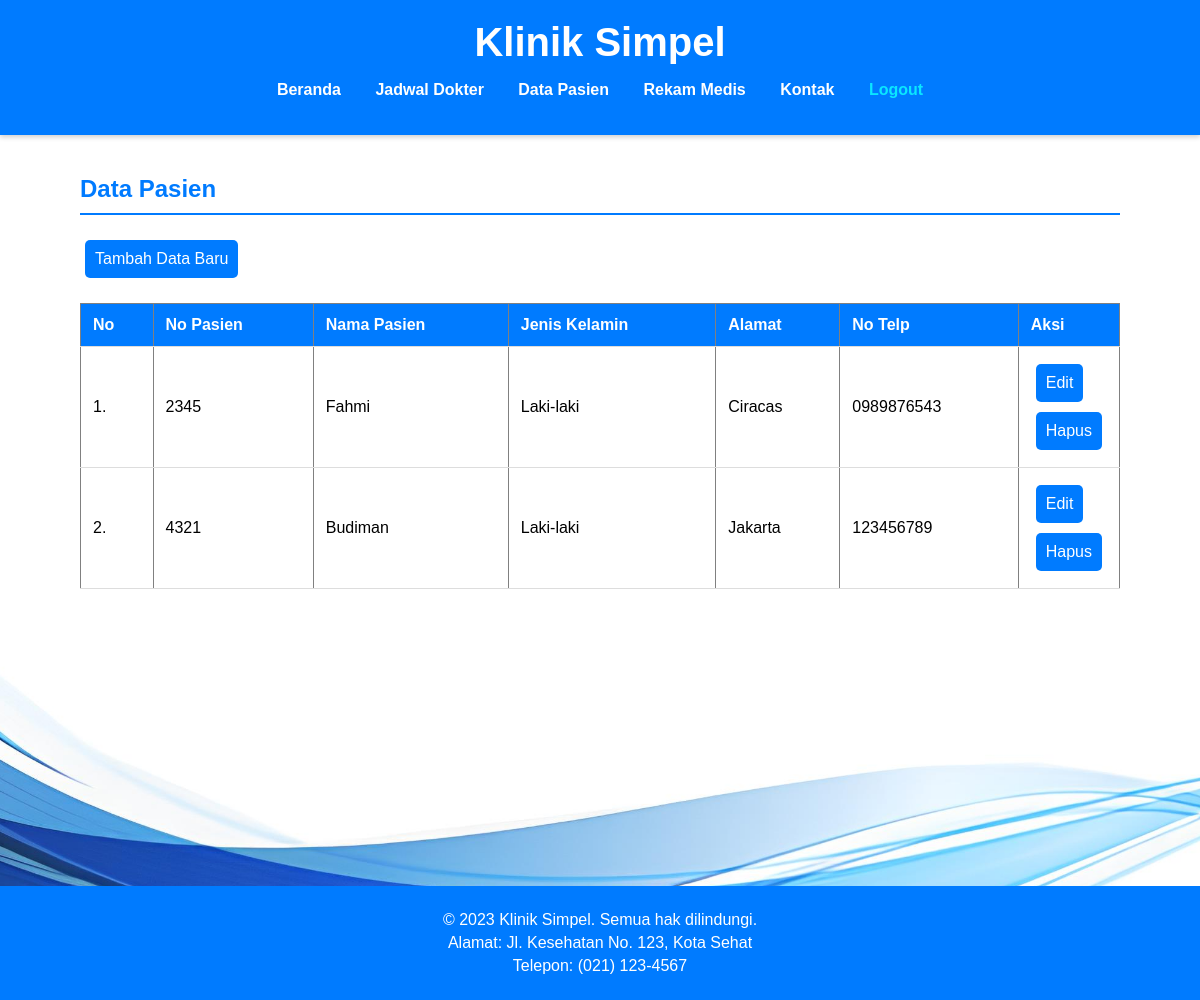
The app's page /pasien.php with its own data.
### tables this page shows
CREATE TABLE `pasien` (
  `no_pasien` varchar(20) NOT NULL,
  `nama_pasien` varchar(20) NOT NULL,
  `jk` varchar(20) NOT NULL,
  `alamat` varchar(20) NOT NULL,
  `no_telp` varchar(20) NOT NULL
);

### pasien.php (the view, shortened to what this page needs)
<!DOCTYPE html>
<html lang="id">
<head>
    <link rel="stylesheet" href="css/styles.css">
</head>
<body>
    <header>
        <div class="container">
            <h1>Klinik Simpel</h1>
            <nav>
                <ul>
                    <li><a href="Beranda.php">Beranda</a></li>
                    <li><a href="jadwal.php">Jadwal Dokter</a></li>
                    <li><a href="pasien.php">Data Pasien</a></li>
                    <li><a href="rmedis.php">Rekam Medis</a></li>
                    <li><a href="kontak.php">Kontak</a></li>
                    <li><a style="text-decoration:none;color: #0ae7ff;font-weight: bold;" href="logout.php" class="logout">Logout</a></li>
                </ul>
            </nav>
        </div>
    </header>
    <main class="container">
        <h2>Data Pasien</h2>
        <div style="overflow: auto;">
            <a href="form_tambah.php" class="button">Tambah Data Baru </a>
            <table border="1" class="table">
                <thead>
                    <tr>
                        <th>No</th>
                        <th>No Pasien</th>
                        <th>Nama Pasien</th>
                        <th>Jenis Kelamin</th>
                        <th>Alamat</th>
                        <th>No Telp</th>
                        <th>Aksi</th>
                    </tr>
                    <?php
                    include "koneksi.php";
                    $query = mysqli_query($koneksi, "SELECT * FROM pasien") or die(mysqli_error($koneksi));
                    $nomor = 1;
                    while ($data = mysqli_fetch_array($query)) { ?>
                        <tr>
                            <td align="center"><?php echo $nomor++; ?>.</td>
                            <td><?php echo $data['no_pasien']; ?></td>
                            <td><?php echo $data['nama_pasien']; ?></td>
                            <td><?php echo $data['jk']; ?></td>
                            <td><?php echo $data['alamat']; ?></td>
                            <td><?php echo $data['no_telp']; ?></td>
                            <td width="90px" align="center">
                                <a href="form_edit.php?no_pasien=<?php echo $data['no_pasien']; ?>" class="button">Edit</a>
                                <a href="proses_hapus.php?no_pasien=<?php echo $data['no_pasien']; ?>" onclick="return confirm('Yakin hapus data?')" class="button">Hapus</a>
                            </td>
                        </tr>
                    <?php
                    } ?>
            </table>
        </div>
    </main>
    <footer>
        <p>&copy; 2023 Klinik Simpel. Semua hak dilindungi.</p>
        <p>Alamat: Jl. Kesehatan No. 123, Kota Sehat</p>
        <p>Telepon: (021) 123-4567</p>
    </footer>
</body>
</html>

### css/styles.css (style rules this page uses)
* { box-sizing: border-box; }
body { font-family: 'Arial', sans-serif; margin: 0; padding: 0; display: flex; flex-direction: column; min-height: 1000px; background-image: url('/AplikasiKlinik/image/Blue.jpg'); background-size: cover; background-position: center; }
.container { width: 90%; max-width: 1200px; margin: auto; flex: 1; }
.logout { text-decoration: none; color: #ff0000; font-weight: bold; }
header { background: #007bff; color: #fff; padding: 20px 0; box-shadow: 0 2px 5px rgba(0, 0, 0, 0.2); }
header h1 { text-align: center; margin: 0; font-size: 2.5em; }
nav ul { list-style: none; padding: 0; text-align: center; }
nav ul li { display: inline; margin: 0 15px; }
nav ul li a { color: #fff; text-decoration: none; font-weight: bold; transition: color 0.3s; }
main { padding: 20px; }
h2 { color: #007bff; border-bottom: 2px solid #007bff; padding-bottom: 10px; }
table { width: 100%; border-collapse: collapse; margin-top: 20px; }
table th, table td { padding: 12px; text-align: left; border-bottom: 1px solid #ddd; }
table th { background-color: #007bff; color: white; }
.button { display: inline-block; padding: 10px 10px; margin: 5px; background: #007bff; color: #fff; text-decoration: none; border-radius: 5px; transition: background 0.3s; }
footer { text-align: center; padding: 20px 0; background: #007bff; color: #fff; width: 100%; margin-top: auto; }
footer p { margin: 5px 0; }

### records on screen
pasien: no_pasien "2345", nama_pasien "Fahmi", jk "Laki-laki", alamat "Ciracas", no_telp "0989876543"
pasien: no_pasien "4321", nama_pasien "Budiman", jk "Laki-laki", alamat "Jakarta", no_telp "123456789"
